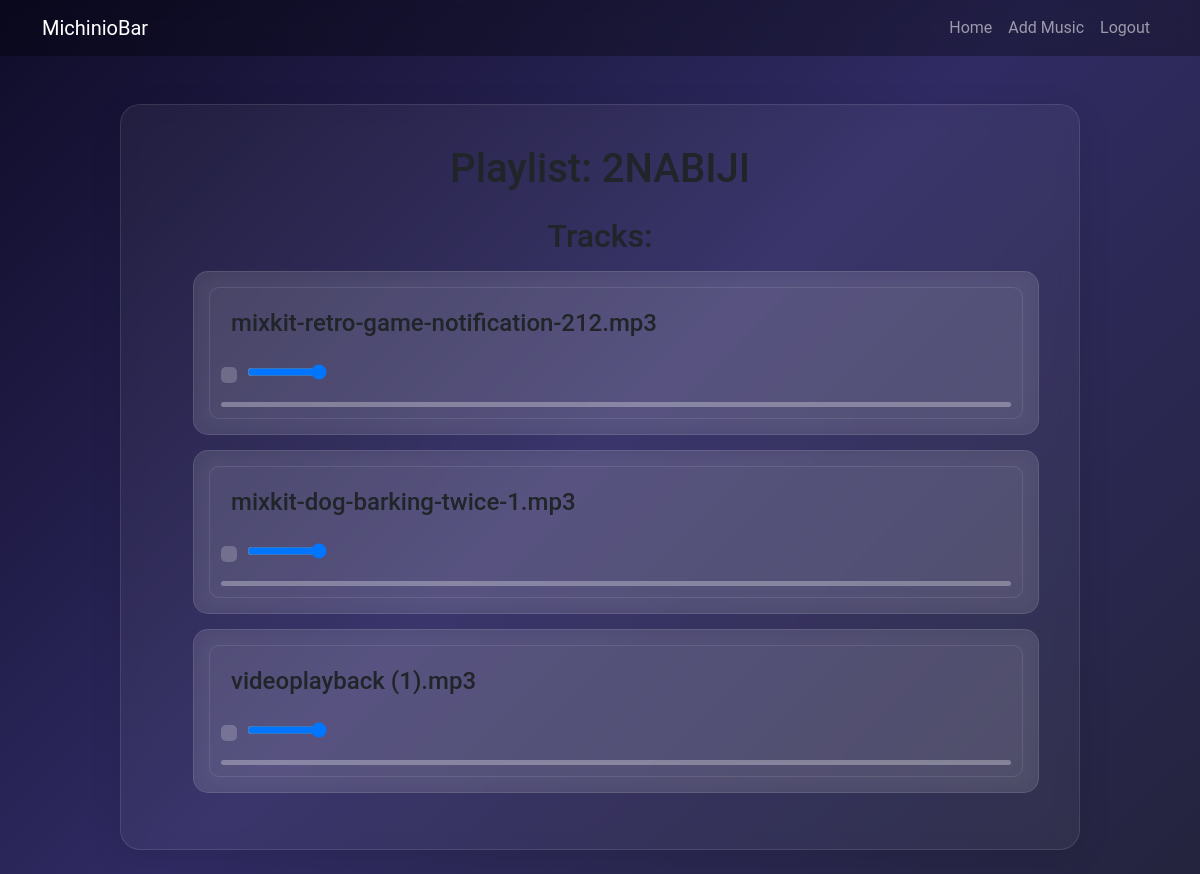
Page /playlist/1f (signed in) on the earlier database version.
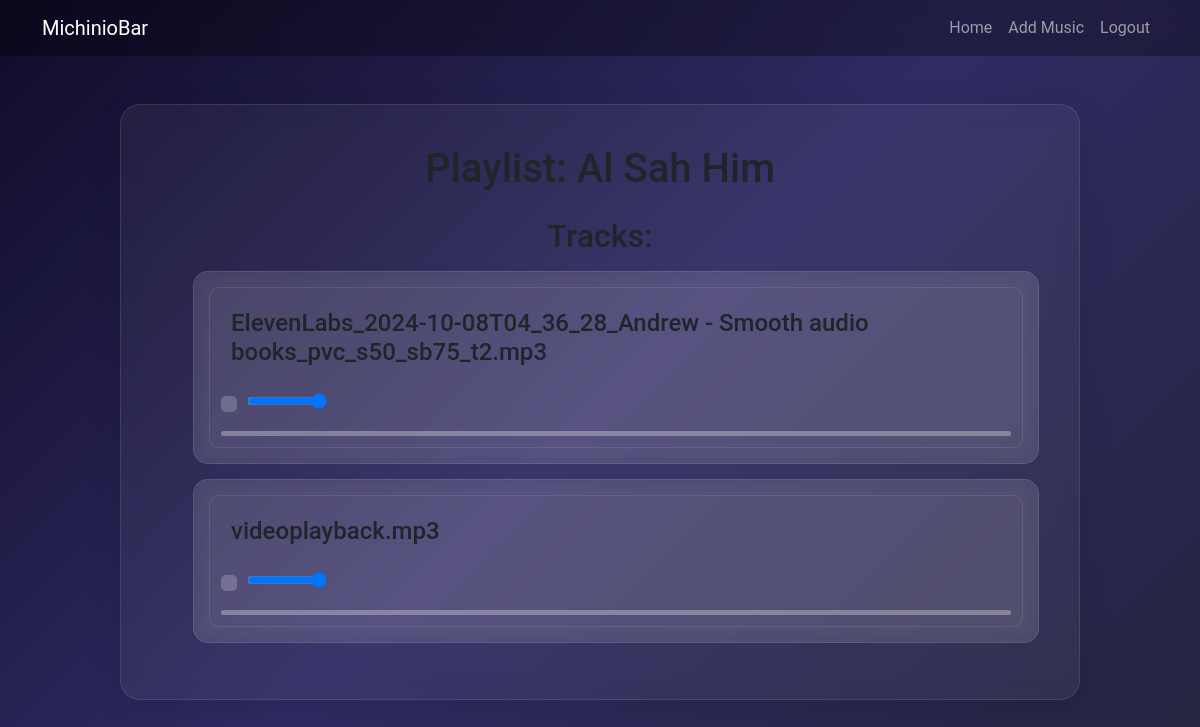
Same page on the later database version.
### app.py (models this page shows)
class Playlists(db.Model, UserMixin):
    id = db.Column(db.Integer, primary_key=True)
    name = db.Column(db.String(80), unique=True, nullable=False)
    musics = db.relationship('Musics', backref="playlist")
    company_id = db.Column(db.Integer, db.ForeignKey('company.id'), nullable=False)

class Musics(db.Model, UserMixin):
    id = db.Column(db.Integer, primary_key=True)
    name = db.Column(db.String(80), unique=True, nullable=False)
    music = db.Column(db.String(120), nullable=False)
    playlist_id = db.Column(db.Integer, db.ForeignKey('playlists.id'), nullable=False)
    order = db.Column(db.Integer, nullable=False)

### app.py (the view)
@app.route('/playlist/<int:playlist_id>f', methods=['GET'])
def playlist(playlist_id):
    if not current_user.is_authenticated:
        return redirect('/login')
    playlist = Playlists.query.filter_by(id=playlist_id).first()
    musics = Musics.query.filter_by(playlist_id=playlist_id).order_by(Musics.id).all()  # Sort by ID
    return render_template('playlist.html', playlist=playlist, musics=musics)

### app.py (called while the page is built)
@login_manager.user_loader
def load_user(company_id):
    return Company.query.get(company_id)

### templates/playlist.html (shortened to what this page needs)
<!DOCTYPE html>
<html lang="en">
<head>
    <link href="https://cdn.jsdelivr.net/npm/bootstrap@5.3.0-alpha1/dist/css/bootstrap.min.css" rel="stylesheet">
</head>
<body>
    <nav class="navbar navbar-expand-lg navbar-dark">
        <div class="container">
            <a class="navbar-brand" href="#">MichinioBar</a>
            <div class="collapse navbar-collapse" id="navbarNav">
                <ul class="navbar-nav ms-auto">
                    <li class="nav-item">
                        <a class="nav-link" href="/">Home</a>
                    </li>
                    <li class="nav-item">
                        <a href="/add_music/{{ playlist.id }}" class="nav-link">Add Music</a>
                    </li>
                    <li class="nav-item">
                        <a class="nav-link" href="/logout">Logout</a>
                    </li>
                </ul>
            </div>
        </div>
    </nav>
    <div class="container mt-5">
        <div class="card mb-4 p-4">
            <div class="card-body">
                <h1 class="card-title mb-4 text-center">Playlist: {{ playlist.name }}</h1>
                <h2 class="mb-3 text-center">Tracks:</h2>
                {% if musics %}
                    <ul id="music-list" class="music-list">
                        {% for music in musics %}
                            <li class="music-item" draggable="true" data-id="{{ music.id }}">
                                <div class="audio-player mx-auto">
                                    <div class="track-info">
                                        <h4 class="mb-0">{{ music.name }}</h4>
                                    </div>
                                    <div class="audio-controls">
                                        <button class="play-button">
                                        </button>
                                        <div class="volume-control">
                                            <input type="range" min="0" max="100" value="100" class="volume-slider">
                                        </div>
                                    </div>
                                    <div class="progress-bar">
                                    </div>
                                </div>
                            </li>
                        {% endfor %}
                    </ul>
                {% else %}
                    <p class="text-center">No music available.</p>
                {% endif %}
            </div>
        </div>
    </div>
</body>
</html>

### templates/playlist.html (style rules this page uses)
body { background: linear-gradient(135deg, #0f0c29, #302b63, #24243e); color: #fff; font-family: 'Roboto', sans-serif; min-height: 100vh; }
.navbar { background-color: rgba(0, 0, 0, 0.3); backdrop-filter: blur(10px); }
.navbar-brand, h1, h2 { font-family: 'Roboto', sans-serif; }
.card { background: rgba(255, 255, 255, 0.05); backdrop-filter: blur(10px); border: 1px solid rgba(255, 255, 255, 0.1); border-radius: 20px; box-shadow: 0 8px 32px rgba(0, 0, 0, 0.1); transition: all 0.3s ease; margin: auto; max-width: 80vw; }
.music-item { background: rgba(255, 255, 255, 0.1); backdrop-filter: blur(10px); border: 1px solid rgba(255, 255, 255, 0.1); border-radius: 15px; padding: 15px; margin-bottom: 15px; transition: all 0.3s ease; display: flex; align-items: center; justify-content: space-between; flex: 1; min-height: 120px; cursor: move; }
.audio-player { border: 1px solid rgba(255, 255, 255, 0.1); border-radius: 10px; display: grid; align-items: center; gap: 15px; padding: 11px; flex: 1; }
.track-info { flex: 2; padding: 10px; }
.audio-controls { display: flex; align-items: center; gap: 10px; flex: 1; }
.audio-controls button { background: rgba(255, 255, 255, 0.2); border: none; border-radius: 5px; padding: 8px; color: #fff; cursor: pointer; transition: all 0.3s ease; }
.volume-control input[type="range"] { width: 80px; }
.progress-bar { width: 100%; height: 5px; background: rgba(255, 255, 255, 0.3); border-radius: 5px; overflow: hidden; position: relative; }

Differences in the rows shown:
removed Musics: name "mixkit-retro-game-notification-212.mp3"
removed Musics: name "mixkit-dog-barking-twice-1.mp3"
removed Musics: name "videoplayback (1).mp3"
changed Playlists: name "2NABIJI" → "Al Sah Him"
added Musics: name "ElevenLabs_2024-10-08T04_36_28_Andrew - Smooth audio books_pvc_s50_sb75_t2.mp3"
added Musics: name "videoplayback.mp3"
